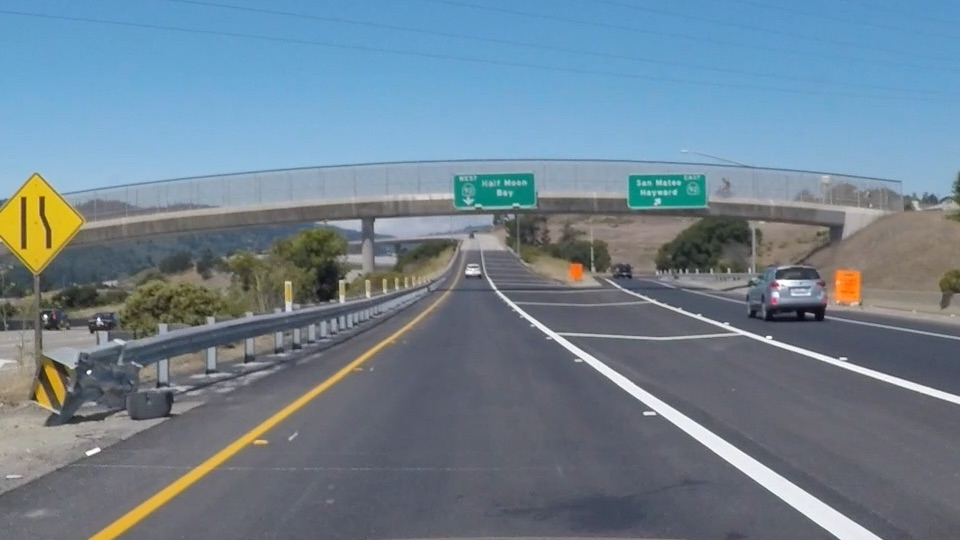
#> input picture test-images/exit-ramp.jpg, 960 x 540 px, found by its file name
$ python Canny.py
#> lines starting #> are read from the running program, lines starting #| are printed output that depends on the picture; after the words box and inside, x2 and y2 are one past the last pixel; in counts of white or black regions, pixels touching at a corner belong together
#doing all the relevant imports
import matplotlib.pyplot as plt
import matplotlib.image as mpimg
import numpy as np
import cv2

# Read in the image and convert to grayscale
image = mpimg.imread('/home/prabhat/Downloads/pycharm-community-2017.3.1/bin/exit-ramp.jpg')
#> image is the input picture: shape (540, 960, 3); mean R, G, B 111.3, 130.2, 144.4
plt.subplot(221)
plt.imshow(image)


gray = cv2.cvtColor(image, cv2.COLOR_RGB2GRAY)
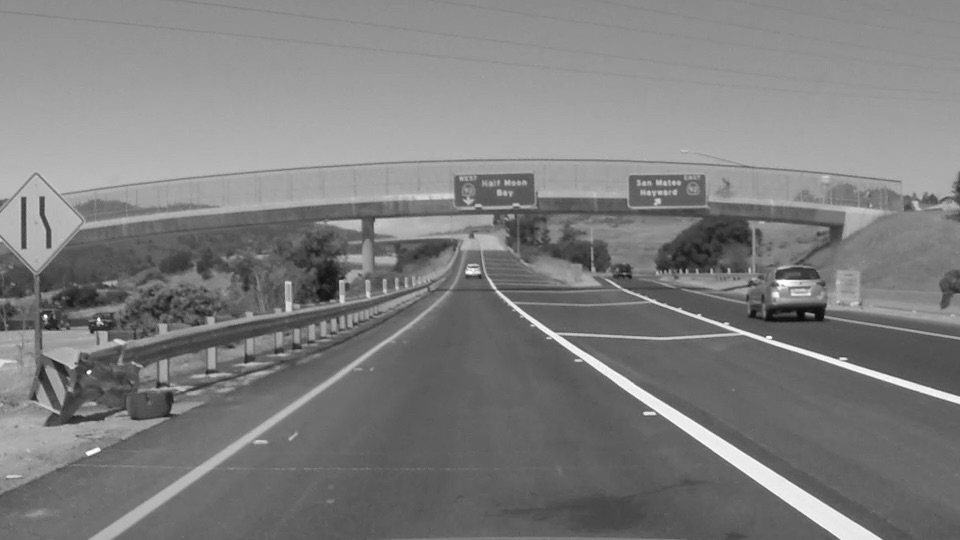
#> gray: shape (540, 960); min 7, max 255, mean 126.2
#plt.subplot(222)
#plt.imshow(gray)

# Define a kernel size for Gaussian smoothing / blurring
# Note: this step is optional as cv2.Canny() applies a 5x5 Gaussian internally
kernel_size = 3
blur_gray = cv2.GaussianBlur(gray,(kernel_size, kernel_size), 0)
#plt.subplot(223)
#plt.imshow(blur_gray)

# Define parameters for Canny and run it
# NOTE: if you try running this code you might want to change these!
low_threshold = 50
high_threshold = 150
edges = cv2.Canny(blur_gray, low_threshold, high_threshold)
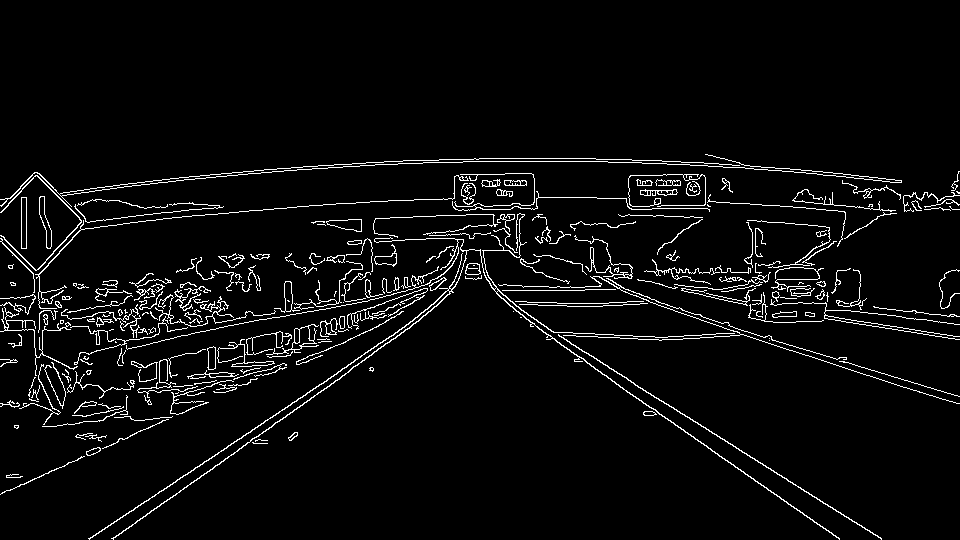
#> edges: shape (540, 960); 4.4% white in thin lines or dots, all inside (x1, y1, x2, y2) = (0, 154, 960, 540)
plt.subplot(222)
plt.imshow(edges, cmap='Greys_r')

low_threshold = 50
high_threshold = 250
edges = cv2.Canny(blur_gray, low_threshold, high_threshold)
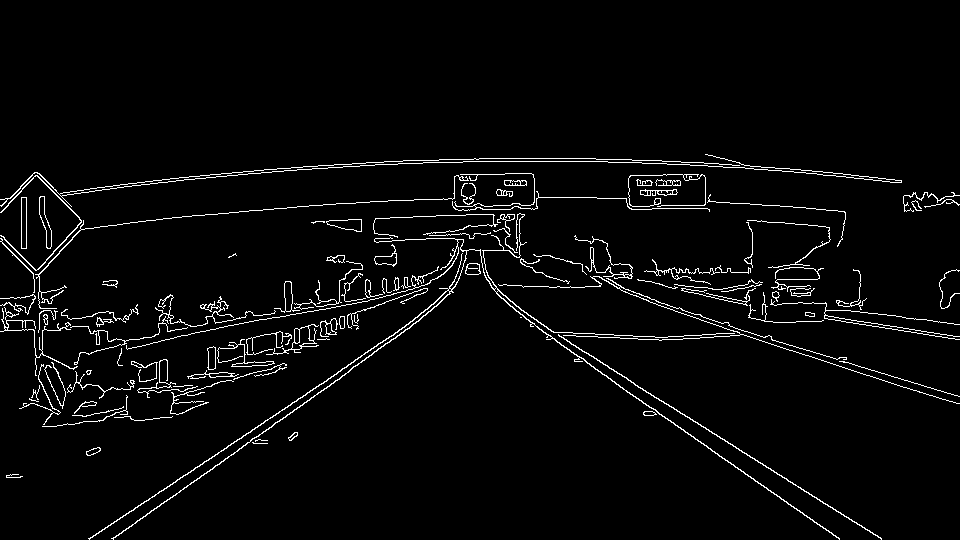
#> edges: shape (540, 960); 3.3% white in thin lines or dots, all inside (x1, y1, x2, y2) = (0, 154, 960, 540)
plt.subplot(223)
plt.imshow(edges, cmap='Greys_r')

low_threshold = 10
high_threshold = 350
edges = cv2.Canny(blur_gray, low_threshold, high_threshold)
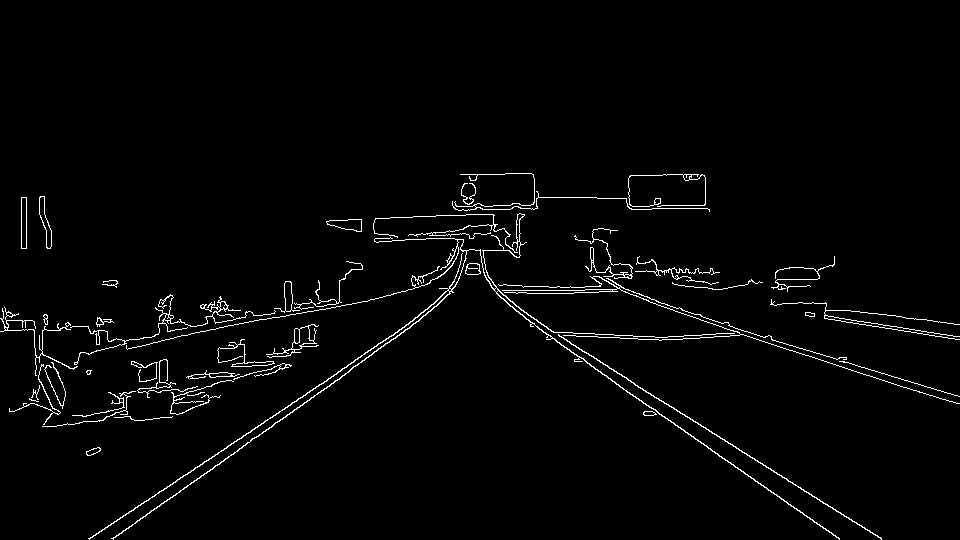
#> edges: shape (540, 960); 2.2% white in thin lines or dots, all inside (x1, y1, x2, y2) = (0, 173, 960, 540)
plt.subplot(224)
plt.imshow(edges, cmap='Greys_r')

plt.show()

$ run again, with test-images/solidWhiteCurve.jpg copied over test-images/exit-ramp.jpg
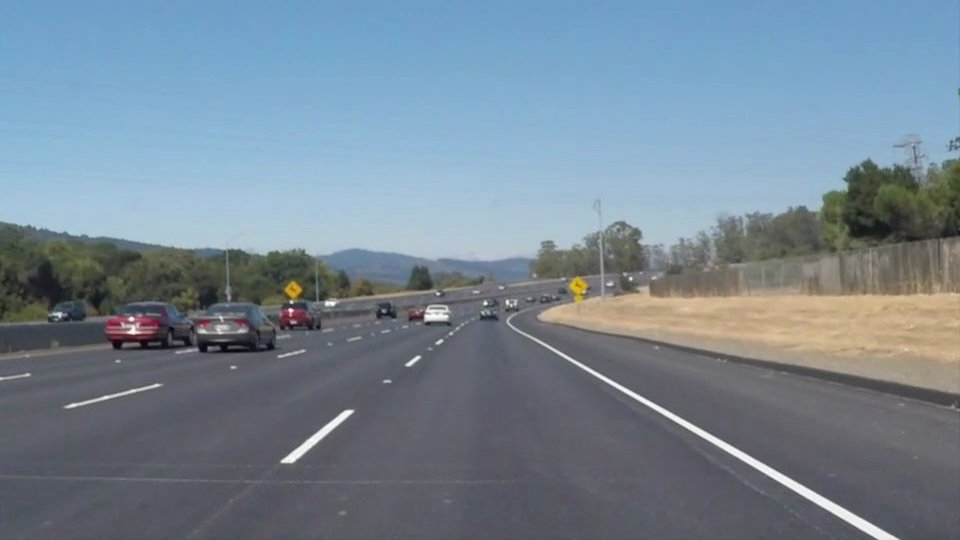
#> input picture test-images/solidWhiteCurve.jpg, 960 x 540 px, found by its file name
#> image is the input picture: shape (540, 960, 3); mean R, G, B 118.5, 134.5, 148.1
#> `gray = cv2.cvtColor(image, cv2.COLOR_RGB2GRAY)`:
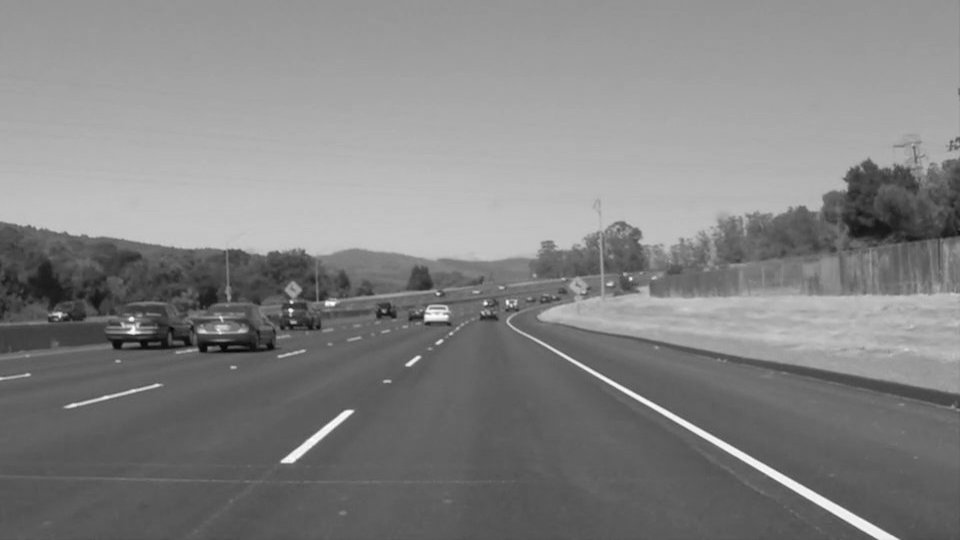
#> gray: shape (540, 960); min 5, max 255, mean 131.2
#> `edges = cv2.Canny(blur_gray, low_threshold, high_threshold)`:
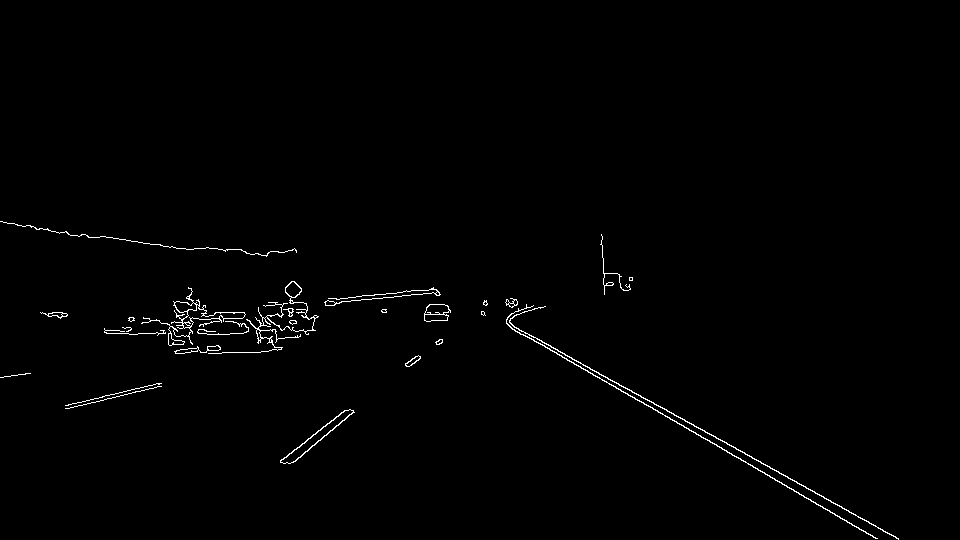
#> edges: shape (540, 960); 0.85% white in thin lines or dots, all inside (x1, y1, x2, y2) = (0, 221, 899, 540)

$ run again, with test-images/solidWhiteRight.jpg copied over test-images/exit-ramp.jpg
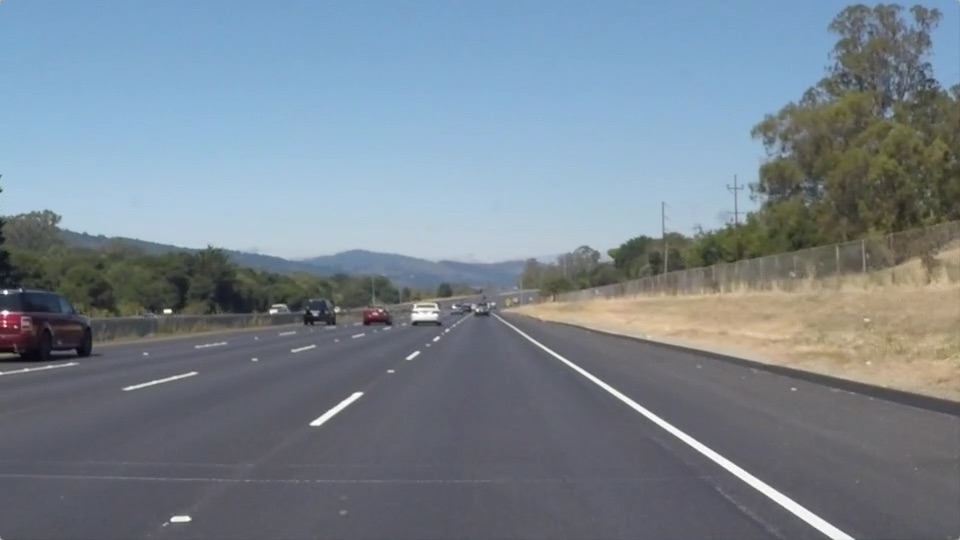
#> input picture test-images/solidWhiteRight.jpg, 960 x 540 px, found by its file name
#> image is the input picture: shape (540, 960, 3); mean R, G, B 120.3, 132.6, 143.7
#> `gray = cv2.cvtColor(image, cv2.COLOR_RGB2GRAY)`:
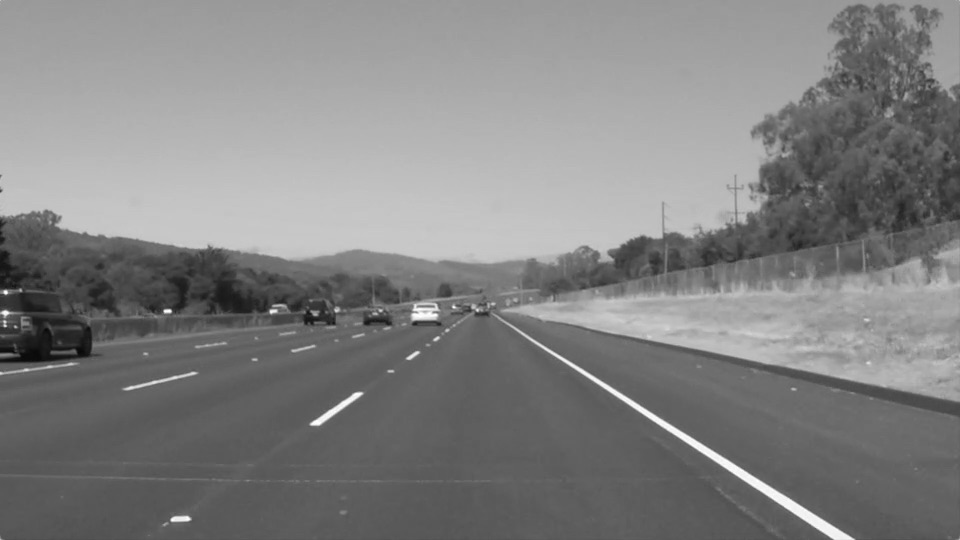
#> gray: shape (540, 960); min 8, max 255, mean 130.1
#> `edges = cv2.Canny(blur_gray, low_threshold, high_threshold)`:
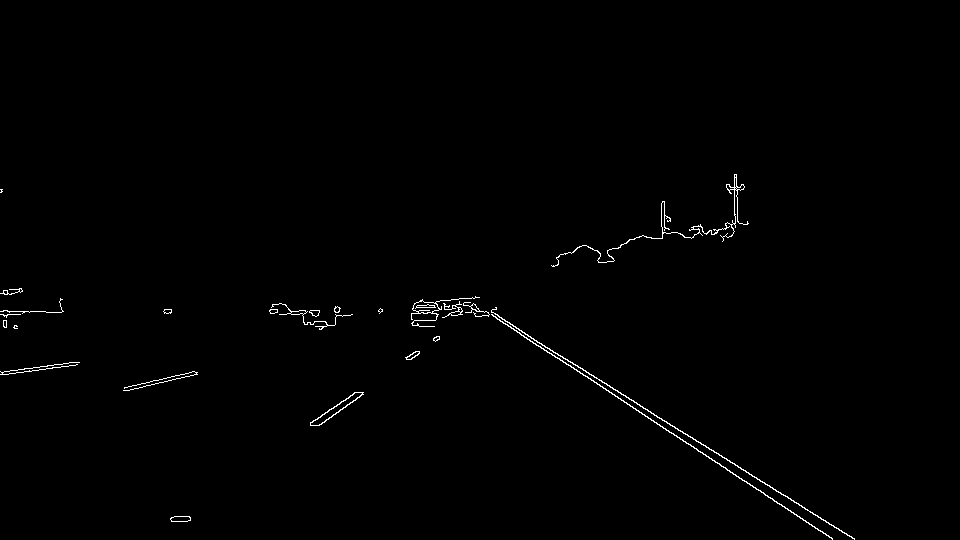
#> edges: shape (540, 960); 0.64% white in thin lines or dots, all inside (x1, y1, x2, y2) = (0, 174, 855, 540)

$ run again, with test-images/solidYellowCurve.jpg copied over test-images/exit-ramp.jpg
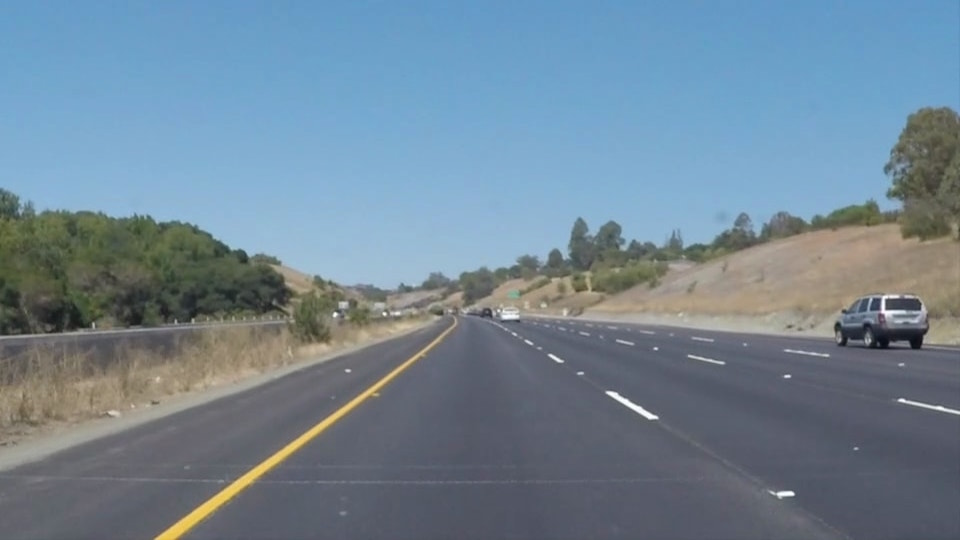
#> input picture test-images/solidYellowCurve.jpg, 960 x 540 px, found by its file name
#> image is the input picture: shape (540, 960, 3); mean R, G, B 113, 133.4, 149
#> `gray = cv2.cvtColor(image, cv2.COLOR_RGB2GRAY)`:
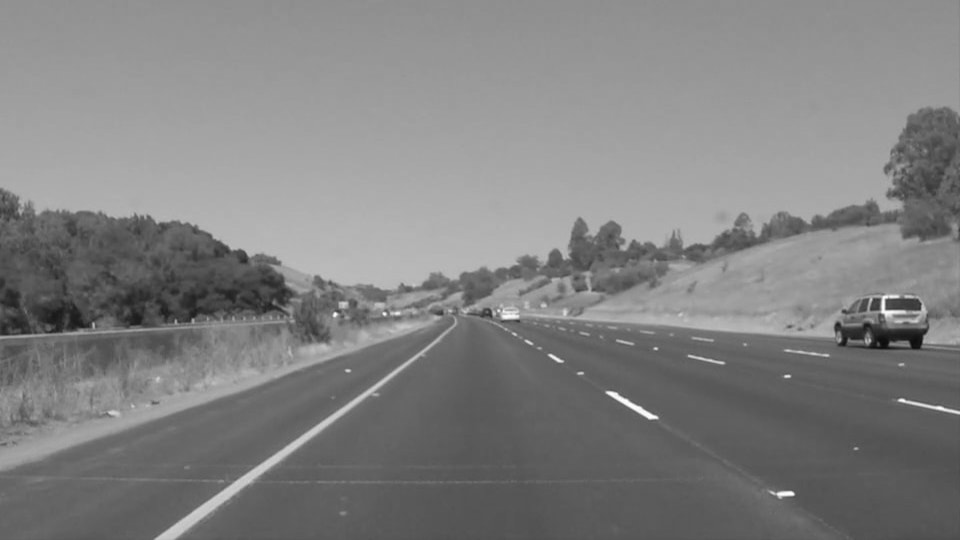
#> gray: shape (540, 960); min 11, max 254, mean 129.1
#> `edges = cv2.Canny(blur_gray, low_threshold, high_threshold)`:
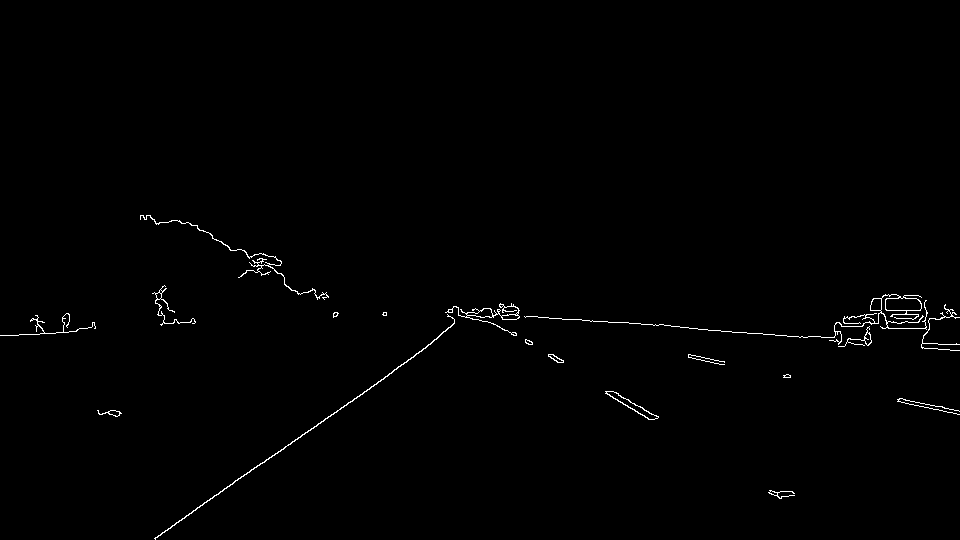
#> edges: shape (540, 960); 0.67% white in thin lines or dots, all inside (x1, y1, x2, y2) = (0, 215, 960, 540)
